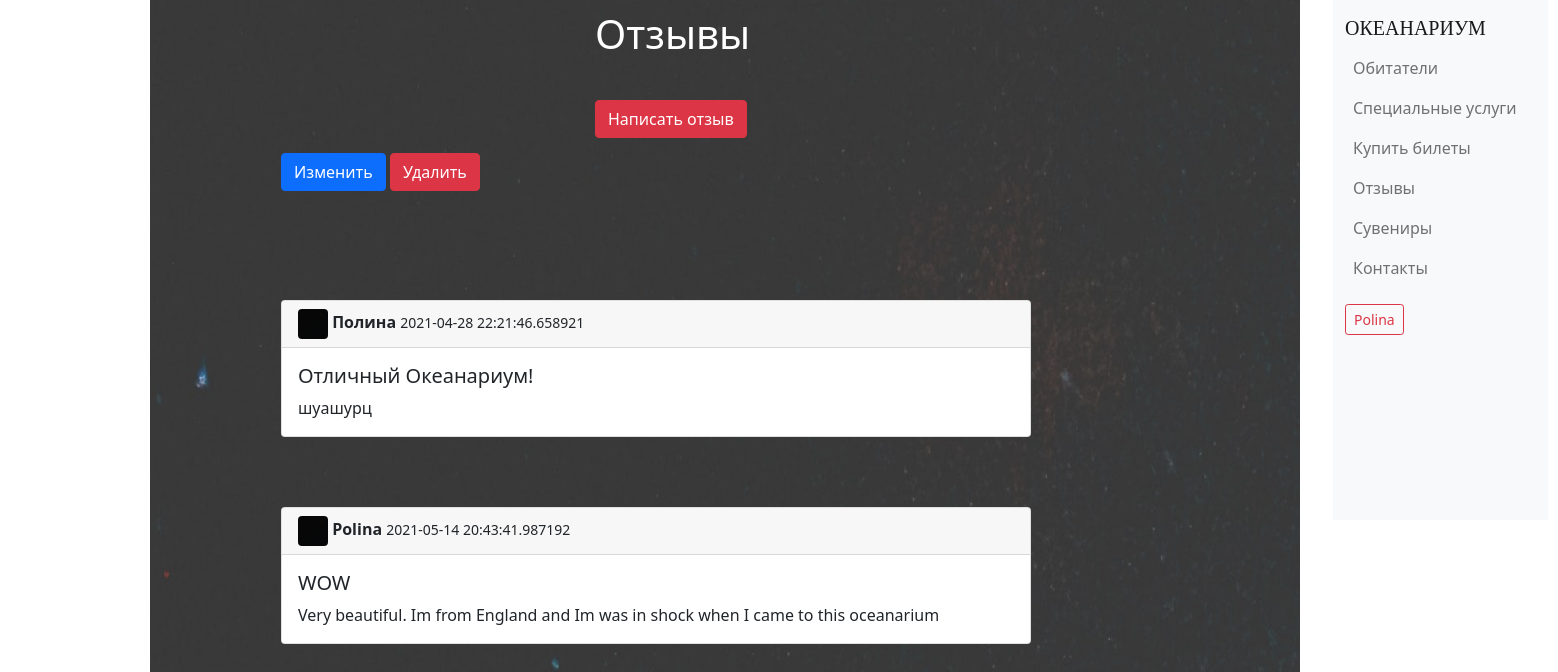
/reviews (signed in), run on the app's committed database.
### data/reviews.py (models this page shows)
class Reviews(SqlAlchemyBase, SerializerMixin):
    __tablename__ = 'reviews'
    id = sqlalchemy.Column(sqlalchemy.Integer,
                           primary_key=True, autoincrement=True)
    title = sqlalchemy.Column(sqlalchemy.String, nullable=True)
    content = sqlalchemy.Column(sqlalchemy.String, nullable=True)
    created_date = sqlalchemy.Column(sqlalchemy.DateTime,
                                     default=datetime.datetime.now)
    user_id = sqlalchemy.Column(sqlalchemy.Integer,
                                sqlalchemy.ForeignKey("users.id"))
    user = orm.relation('User')

### data/users.py (models this page shows, shortened)
class User(SqlAlchemyBase, UserMixin, SerializerMixin):
    __tablename__ = 'users'
    id = sqlalchemy.Column(sqlalchemy.Integer,
                           primary_key=True, autoincrement=True)
    name = sqlalchemy.Column(sqlalchemy.String, nullable=True)
    surname = sqlalchemy.Column(sqlalchemy.String, nullable=True)
    age = sqlalchemy.Column(sqlalchemy.Integer, nullable=True)
    email = sqlalchemy.Column(sqlalchemy.String,
                              index=True, unique=True, nullable=True)
    hashed_password = sqlalchemy.Column(sqlalchemy.String, nullable=True, unique=True)
    modified_date = sqlalchemy.Column(sqlalchemy.DateTime, default=datetime.datetime.now)
    reviews = orm.relation("Reviews", back_populates='user')

### main.py (the view)
@app.route("/reviews")  # окно с отзывами
def reviews():
    rev = url_for('static', filename='img/octopus_back.png')
    db_sess = db_session.create_session()
    reviews = db_sess.query(Reviews).all()
    return render_template("reviews.html", reviews=reviews, title='Отзывы', rev=rev)

### data/db_session.py (called while the page is built)
def create_session() -> Session:
    global __factory
    return __factory()

### main.py (called while the page is built)
@login_manager.user_loader
def load_user(user_id):
    db_sess = db_session.create_session()
    return db_sess.query(User).get(user_id)

### templates/reviews.html (shortened to what this page needs)
{% extends "base.html" %}
{% block content %}
<body>
<div class="kard">
</div>
<h1>Отзывы</h1>
{% if current_user.is_authenticated %}
<div class="napis">
<a href="/add_reviews" class="btn btn-danger">Написать отзыв</a>
</div>
{% else %}
<h2>Чтобы оставить отзыв - зарегистрируйтесь или войдите</h2>
{% endif %}
{% for item in reviews%}
{% if current_user.is_authenticated and current_user == item.user %}
    <div class="edit">
        <a href="/add_reviews/{{ item.id }}" class="btn btn-primary">
            Изменить
        </a>
        <a href="/reviews_delete/{{ item.id }}" class="btn btn-danger">
            Удалить
        </a>
    </div>
{% endif %}
<div class="card">
  <div class="card-header">
      <img src="{{ rev }}" class="rounded mr-2" alt="..." height="30" width="30">
    <strong class="mr-auto">{{item.user.name}}</strong>
    <small>{{item.created_date}}</small>
  </div>
  <div class="card-body">
    <h5 class="card-title">{{item.title}}</h5>
    <p class="card-text">{{item.content}}</p>
  </div>
</div>
{% endfor %}
{% endblock %}

### templates/base.html (shortened to what this page needs)
<!DOCTYPE html>
<html lang="en">
<head>
                    <link rel="stylesheet"
                            href="https://cdn.jsdelivr.net/npm/bootstrap@5.0.0-beta1/dist/css/bootstrap.min.css"
>
</head>
<body>
    <main role="main" class="container">
    {% block content %}{% endblock %}
</main>
    <div class="row">
                <div class="col-md-4 col-lg-3 navbar-container bg-light">
        <nav class="navbar navbar-expand-md navbar-light">
          <a class="navbar-brand" href="/">ОКЕАНАРИУМ</a>
          <div class="collapse navbar-collapse" id="navbar">
            <ul class="navbar-nav">
              <li class="nav-item">
              <a class="nav-link" href="/inhabitants">Обитатели</a>
              </li>
              <li class="nav-item">
              <a class="nav-link" href="/services">Специальные услуги</a>
              </li>
              <li class="nav-item">
              <a class="nav-link" href="/tickets">Купить билеты</a>
              </li>
              <li class="nav-item">
              <a class="nav-link" href="/reviews">Отзывы</a>
              </li>
              <li class="nav-item">
              <a class="nav-link" href="/souvenirs">Сувениры</a>
              </li>
                <li class="nav-item">
              <a class="nav-link" href="/contacts">Контакты</a>
              </li>
            </ul>
          </div>
            {% if current_user.is_authenticated %}
            <div>
    <a class="btn btn-outline-danger btn-sm" role="button" aria-pressed="true" href="/logout">{{ current_user.name }}</a>
            </div>
{% endif %}
        </nav>
      </div>
</div>
</body>
</html>

### templates/base.html (style rules this page uses)
@media (min-width: 700px) { .navbar-container { position: sticky; width: 215px !important; top: 0px; left: 2000px; overflow-y: auto; height: 65vh; } }
@media (min-width: 700px) { .row { position: absolute; top: 0px; left: 1345px; } }
@media (min-width: 700px) { .navbar-container .navbar-brand { font-family: SovMod; font-style: normal; font-weight: normal; } }
@media (min-width: 700px) { .navbar-container .navbar { align-items: flex-start; justify-content: flex-start; flex-wrap: nowrap; flex-direction: column; height: 100%; } }
@media (min-width: 700px) { .navbar-container .navbar-collapse { align-items: flex-start; } }
@media (min-width: 700px) { .navbar-container .navbar-nav { flex-direction: column !important; } }

### templates/reviews.html (style rules this page uses)
body { background-image: url('static/img/kumiko-shimizu-SjcrpttvjiE-unsplash.jpg'); background-size: 1500px; }
html { overflow-x: hidden; }
h1 { position: absolute; top: 10px; left: 595px; font-style: normal; font-weight: normal; color: #FFFFFF; }
.kard { position: fixed; top: 0px; left: 150px; opacity: 0.8; }
.card { width: 750px; top: 300px; left: 150px; }
.napis { position: absolute; top: 100px; left: 595px; }
.edit { position: relative; left: 150px; }

### data on the page
Reviews: user.name "Полина", created_date "2021-04-28 22:21:46.658921", title "Отличный Океанариум!", content "шуашурц"
Reviews: user.name "Polina", created_date "2021-05-14 20:43:41.987192", title "WOW", content "Very beautiful. Im from England and Im was in shock when I came to this oceanarium"
User: name "Polina"
